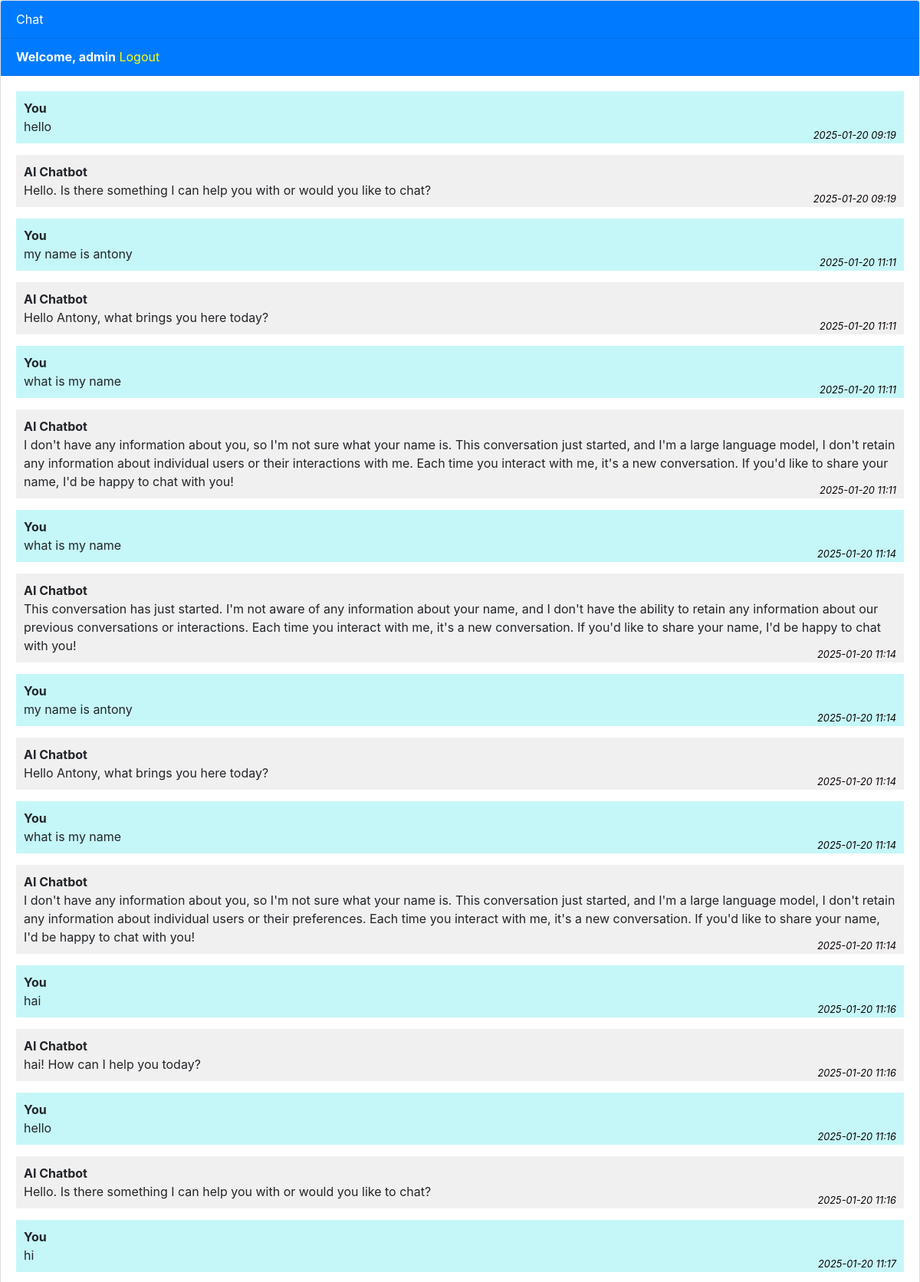
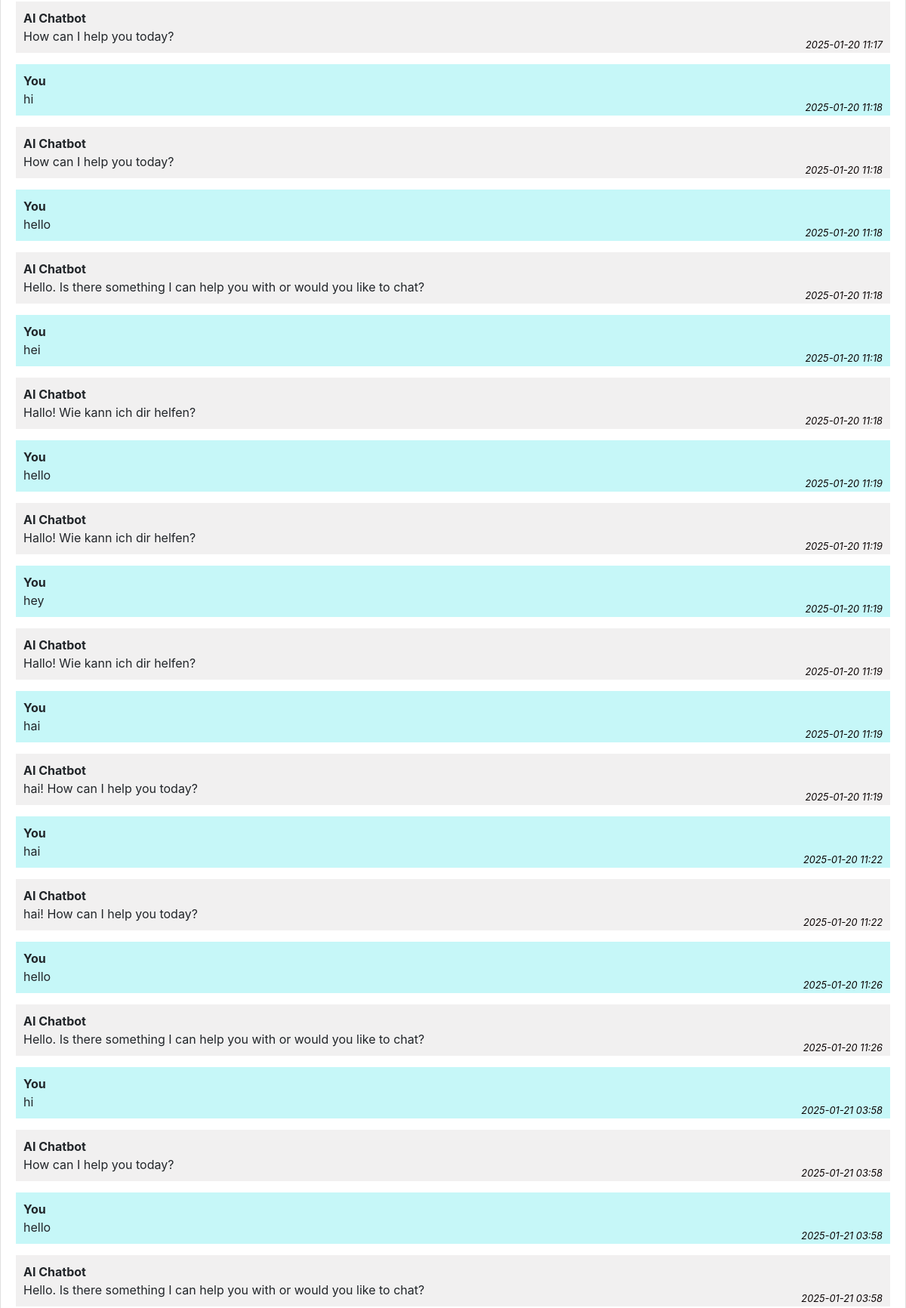
The page /chatbot (signed in, upper part) on the database its author committed (2 pictures, top to bottom).
### chatbot/models.py (models this page shows, shortened)
class Chat(models.Model):
    user=models.ForeignKey(User,on_delete=models.CASCADE)
    message=models.TextField()
    response=models.TextField()
    created_at=models.DateTimeField(auto_now_add=True)

### chatbot/views.py (the view)
# urls.py: path('chatbot',views.chatbot,name='chatbot'),
def chatbot(request):
    user = get_user(request)
    if user.is_anonymous:
        return redirect('register')  # Or some other fallback logic
    chats=Chat.objects.filter(user=request.user)
    if request.method=='POST':
        message=request.POST.get('message')
        response=ask_llama(message)['response']
        chat=Chat(user=request.user,message=message,response=response,created_at=timezone.now())
        chat.save()
        return JsonResponse({'message':message,'response':response})
    return render(request,'chatbot.html',{'chats':chats})

### templates/chatbot.html (shortened to what this page needs)
{% extends 'base.html' %}
{% block content %}
<div class="chat-container">
  <div class="card flex-grow-1">
    <div class="card-header bg-primary text-white">Chat</div>
    {% if user.is_authenticated %}
    <div class="card-header bg-primary text-white"><b>Welcome, {{user.username}}</b>   <a style="color: yellow;" href="logout">Logout</a></div>
    {% else %}
    <div class="card-header bg-primary text-white"><a style="color: yellow" href="login">Login</a>   <a style="color: yellow;" href="register">Register</a></div>
    {% endif %}
    <div class="card-body messages-box">
      <ul class="list-unstyled messages-list">
    {% for chat in chats %}
        {% if chat.user == request.user %}
            <li class="message sent">
                <div class="message-text">
                    <div class="message-sender">
                        <b>You</b>
                    </div>
                    <div class="message-content">
                        {{ chat.message }}
                    </div>
                    <div class="message-time right-align">
                        {{ chat.created_at|date:"Y-m-d H:i" }}
                    </div>
                </div>
            </li>
            <li class="message received">
                <div class="message-text">
                    <div class="message-sender">
                        <b>AI Chatbot</b>
                    </div>
                    <div class="message-content">
                        {{ chat.response }}
                    </div>
                    <div class="message-time right-align">
                        {{ chat.created_at|date:"Y-m-d H:i" }}
                    </div>
                </div>
            </li>
        {% endif %}
    {% endfor %}
      </ul>
    </div>
    <br><br>
    <br><br>
    <br><br>
  </div>
</div>
{% endblock %}

### templates/base.html (shortened to what this page needs)
<!DOCTYPE html>
<html lang="en">
  <head>
    <link rel="stylesheet" href="https://stackpath.bootstrapcdn.com/bootstrap/4.3.1/css/bootstrap.min.css">
  </head>
  <body>
    {% block content %}{% endblock %}
  </body>
</html>

### templates/chatbot.html (style rules this page uses)
body, html { height: 100%; }
.messages-box { flex: 1; overflow-y: auto; }
.messages-list { padding-left: 0; }
.message { margin-bottom: 15px; list-style: none; }
.message-text { padding: 10px; border-radius: 5px; }
.sent { background-color: #c6f7f8; align-self: flex-end; }
.received { background-color: #f1f0f0; align-self: flex-start; }
.chat-container { height: 100%; display: flex; flex-direction: column; }
.message-time { font-size: 0.8rem; color: rgb(10, 4, 4); font-style: italic; margin-top: -10px; }
.right-align { text-align: right; float: right; display: block; }

### rows shown on the page
Chat: message "hello", created_at "2025-01-20 09:19", response "Hello. Is there something I can help you with or would you like to chat?"
Chat: message "my name is antony", created_at "2025-01-20 11:11", response "Hello Antony, what brings you here today?"
Chat: message "what is my name", created_at "2025-01-20 11:11", response "I don't have any information about you, so I'm not sure what your name is. This conversation just started, and I'm a large language model, I don't retain any information about individual users or their interactions with me. Each time you interact with me, it's a new conversation. If you'd like to share your name, I'd be happy to chat with you!"
Chat: message "what is my name", created_at "2025-01-20 11:14", response "This conversation has just started. I'm not aware of any information about your name, and I don't have the ability to retain any information about our previous conversations or interactions. Each time you interact with me, it's a new conversation. If you'd like to share your name, I'd be happy to chat with you!"
Chat: message "my name is antony", created_at "2025-01-20 11:14", response "Hello Antony, what brings you here today?"
Chat: message "what is my name", created_at "2025-01-20 11:14", response "I don't have any information about you, so I'm not sure what your name is. This conversation just started, and I'm a large language model, I don't retain any information about individual users or their preferences. Each time you interact with me, it's a new conversation. If you'd like to share your name, I'd be happy to chat with you!"
Chat: message "hai", created_at "2025-01-20 11:16", response "hai! How can I help you today?"
Chat: message "hello", created_at "2025-01-20 11:16", response "Hello. Is there something I can help you with or would you like to chat?"
Chat: message "hi", created_at "2025-01-20 11:17", response "How can I help you today?"
Chat: message "hi", created_at "2025-01-20 11:18", response "How can I help you today?"
Chat: message "hello", created_at "2025-01-20 11:18", response "Hello. Is there something I can help you with or would you like to chat?"
Chat: message "hei", created_at "2025-01-20 11:18", response "Hallo! Wie kann ich dir helfen?"
Chat: message "hello", created_at "2025-01-20 11:19", response "Hallo! Wie kann ich dir helfen?"
Chat: message "hey", created_at "2025-01-20 11:19", response "Hallo! Wie kann ich dir helfen?"
Chat: message "hai", created_at "2025-01-20 11:19", response "hai! How can I help you today?"
Chat: message "hai", created_at "2025-01-20 11:22", response "hai! How can I help you today?"
Chat: message "hello", created_at "2025-01-20 11:26", response "Hello. Is there something I can help you with or would you like to chat?"
Chat: message "hi", created_at "2025-01-21 03:58", response "How can I help you today?"
Chat: message "hello", created_at "2025-01-21 03:58", response "Hello. Is there something I can help you with or would you like to chat?"

### other values the page prints
{{ user.username }} "admin"
